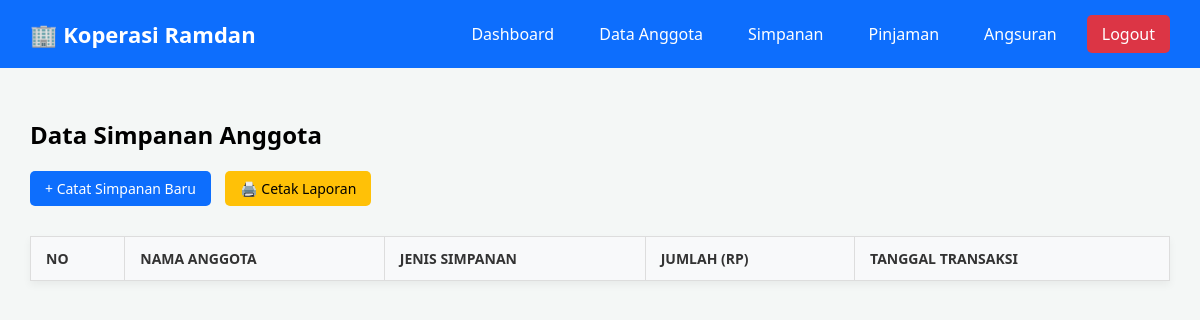
Before: /data_simpanan.php (signed in) with the older database file.
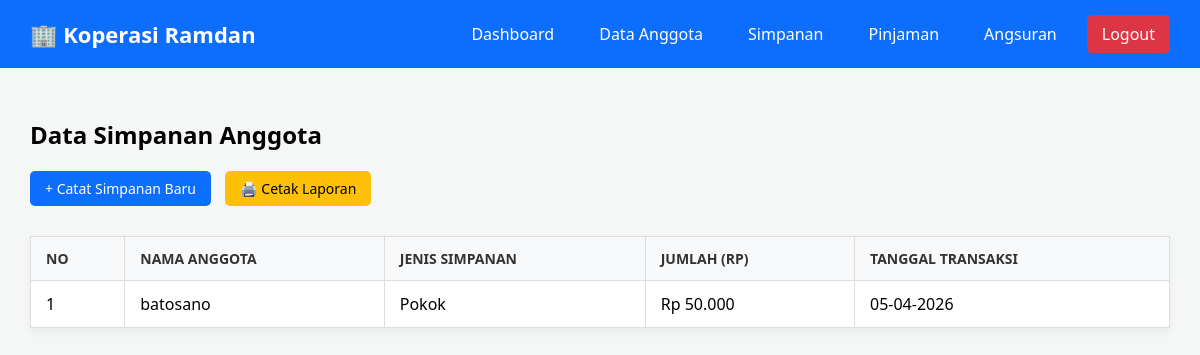
After: the same page with the newer database file.
### tables this page shows
CREATE TABLE `tb_simpanan_ramdan` (
  `id_simpanan` int(11) NOT NULL,
  `id_anggota` int(11) NOT NULL,
  `jenis_simpanan` enum('Pokok','Wajib','Sukarela') NOT NULL,
  `jumlah` decimal(15,2) NOT NULL,
  `tanggal` date NOT NULL
);

CREATE TABLE `tb_anggota_ramdan` (
  `id_anggota` int(11) NOT NULL,
  `nama` varchar(100) NOT NULL,
  `alamat` text DEFAULT NULL,
  `no_hp` varchar(20) DEFAULT NULL,
  `tanggal_daftar` date NOT NULL
);

### data_simpanan.php (the view, shortened to what this page needs)
<?php
include 'koneksi.php';
$query = mysqli_query($koneksi, "
    SELECT s.*, a.nama
    FROM tb_simpanan_ramdan s
    JOIN tb_anggota_ramdan a ON s.id_anggota = a.id_anggota
    ORDER BY s.id_simpanan DESC
");
include 'header.php';
?>
    <h2>Data Simpanan Anggota</h2>
    <a href="tambah_simpanan.php" class="btn" style="margin-bottom: 15px;">+ Catat Simpanan Baru</a>
    <a href="cetak_simpanan.php" target="_blank" class="btn btn-warning" style="margin-left: 10px;">🖨️ Cetak Laporan</a>
    <table>
        <thead>
            <tr>
                <th>No</th>
                <th>Nama Anggota</th>
                <th>Jenis Simpanan</th>
                <th>Jumlah (Rp)</th>
                <th>Tanggal Transaksi</th>
            </tr>
        </thead>
        <tbody>
            <?php
            $no = 1;
            while($data = mysqli_fetch_assoc($query)) {
            ?>
            <tr>
                <td><?php echo $no++; ?></td>
                <td><?php echo $data['nama']; ?></td>
                <td><?php echo $data['jenis_simpanan']; ?></td>
                <td>Rp <?php echo number_format($data['jumlah'], 0, ',', '.'); ?></td>
                <td><?php echo date('d-m-Y', strtotime($data['tanggal'])); ?></td>
            </tr>
            <?php } ?>
        </tbody>
    </table>
</div>
</body>
</html>

Changed rows visible on the page:
added tb_simpanan_ramdan: id_anggota.nama "batosano", jenis_simpanan "Pokok", jumlah "50.000", tanggal "05-04-2026"
